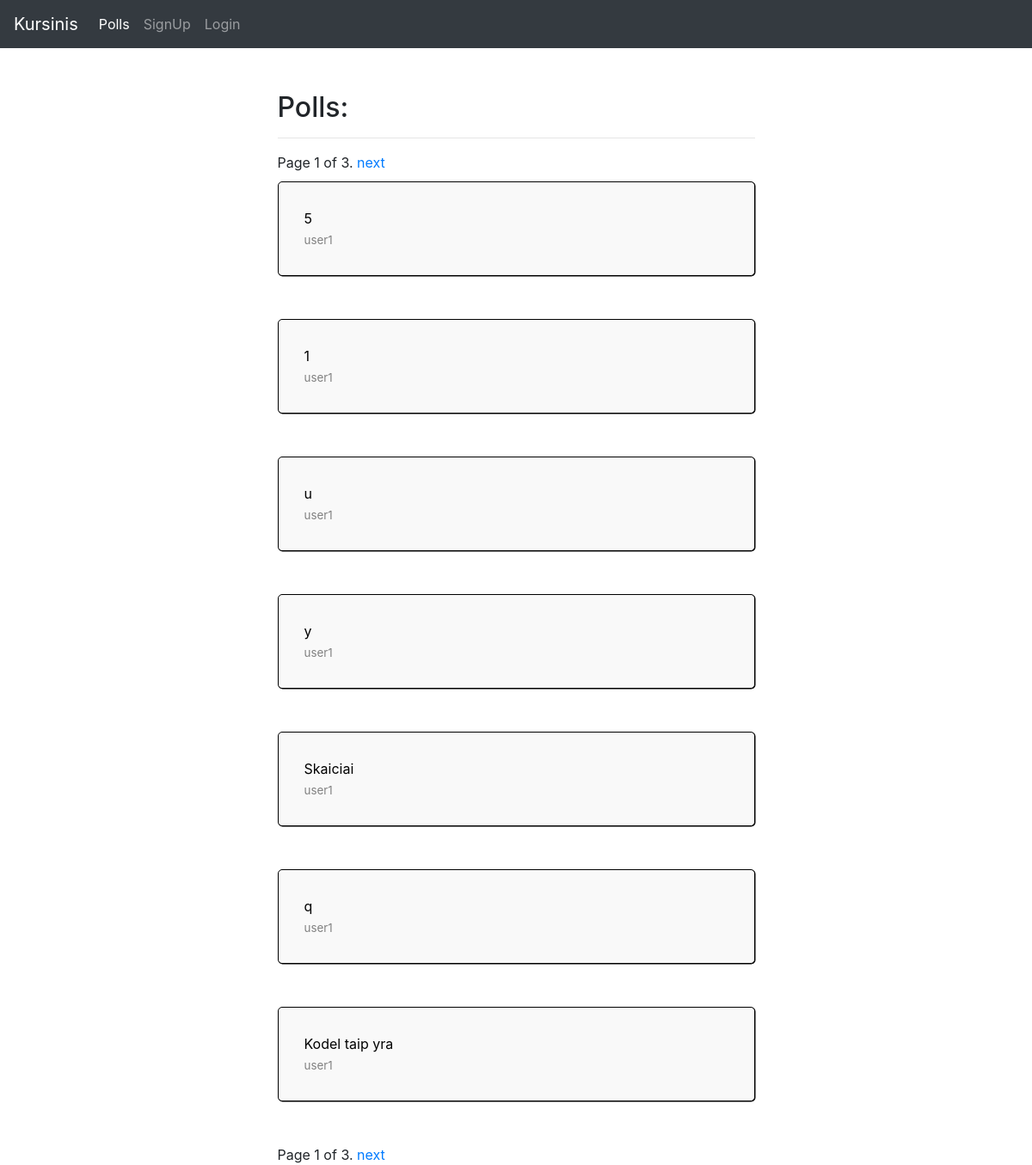
Before: /polls/ with the older database file.
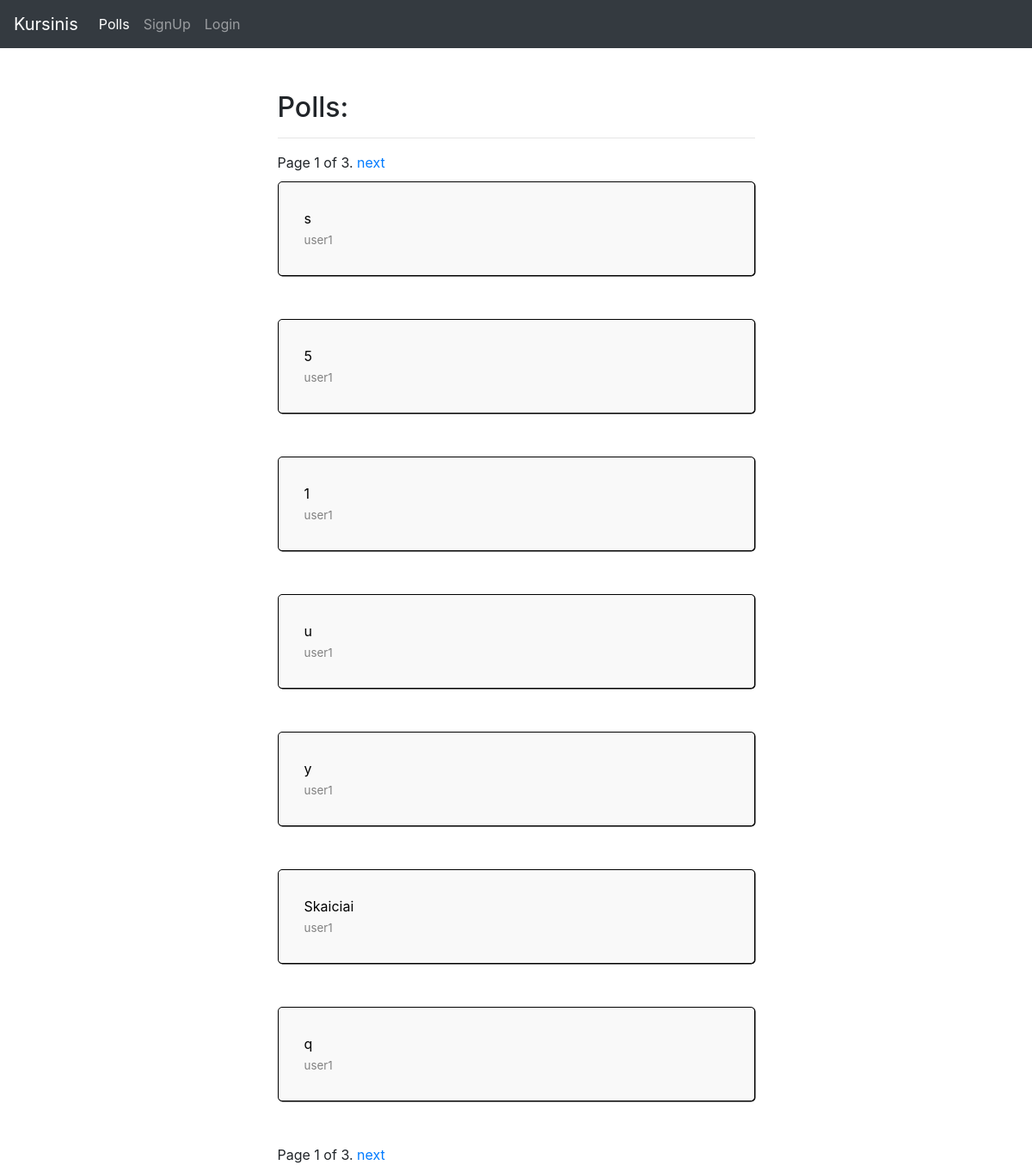
After: the same page with the newer database file.
### polls/models.py (models this page shows, shortened)
class Question(models.Model):
    question_text = models.CharField(max_length=200)
    created_at = models.DateTimeField('date_created_at', auto_now=True)
    user = models.ForeignKey(User, on_delete=models.CASCADE, null=True)
    groups = models.ManyToManyField(Group)

### polls/views.py (the view)
# urls.py: path('polls/', views.PollsView.as_view(), name='polls'),
class PollsView(generic.ListView):
    model = Question
    template_name = 'polls/polls.html'
    context_object_name = 'latest_poll_list'
    paginate_by = 7
    def get_queryset(self):
        if self.request.user.is_authenticated:
            return Question.objects.filter(groups__in=self.request.user.groups.all()).order_by('-created_at')
        else:
            return Question.objects.order_by('-created_at')

### polls/templates/polls/polls.html (shortened to what this page needs)
{% extends "website/base.html" %}
{% block content %}
{% load static %}
<link rel="stylesheet" href="{% static 'polls/style.css' %}" type="text/css">
<div class="col mx-auto">
    <div class="mx-auto col-md-6">
        <h2>Polls:</h2>
        <hr>
    {% if latest_poll_list %}
    {% if is_paginated %}
        <div class="pagination">
            <span class="page-links">
                <span class="page-current">
                    Page {{ page_obj.number }} of {{ page_obj.paginator.num_pages }}.
                </span>
                {% if page_obj.has_next %}
                    <a href="?page={{ page_obj.next_page_number }}">next</a>
                {% endif %}
            </span>
        </div>
{% endif %}
    {% for question in latest_poll_list %}
    <div class="question ">
        <a href="{% url 'polls:detail' question.id %}">
            <div class="question-text">{{ question.question_text }} <br> <span class="question-user-text">{{ question.user }}</span></div>
        </a>
    </div>
    {% endfor %}
    {% if is_paginated %}
        <div class="pagination">
            <span class="page-links">
                <span class="page-current">
                    Page {{ page_obj.number }} of {{ page_obj.paginator.num_pages }}.
                </span>
                {% if page_obj.has_next %}
                    <a href="?page={{ page_obj.next_page_number }}">next</a>
                {% endif %}
            </span>
        </div>
{% endif %}
{% else %}
    <p>No polls are available.</p>
{% endif %}
</div>
</div>
{% endblock %}

### templates/website/base.html (shortened to what this page needs)
<!DOCTYPE html>
<html lang="en">
<head>
    {% load static %}
    <link rel="stylesheet" href="{% static 'bootstrap/css/bootstrap.min.css' %}">
</head>
<body>
<nav class="navbar navbar-expand-lg navbar-dark bg-dark">
  <a class="navbar-brand" href="{% url 'polls:index' %}">Kursinis</a>
  <div class="collapse navbar-collapse" id="navbarNavDropdown">
    <ul class="navbar-nav">
        {% url 'polls:polls' as link %}
      <li class="{% if link  == request.path %}active{% endif %} nav-item ">
        <a  class="  nav-link" href="{% url 'polls:polls' %}">Polls</a>
      </li>
        {% if not user.is_authenticated %}
        {% url 'accounts:signup' as link %}
      <li class="{% if link  == request.path %}active{% endif %} nav-item ">
        <a  class="  nav-link" href="{% url 'accounts:signup' %}">SignUp </a>
      </li>
        {% url 'login' as link %}
      <li class=" {% if link == request.path %}active{% endif %} nav-item ">
        <a class="nav-link" href="/login/">Login</a>
      </li>
        {% endif %}
    </ul>
  </div>
</nav>
<div class="container-fluid ">
    <div class="row">
        {% block content %}
{% endblock %}
    </div>
</div>
</body>
</html>

### polls/static/polls/style.css (style rules this page uses)
h2 { margin-top: 50px; }
.question { border: 1px solid black; border-radius: 5px; margin: 10px 0 50px 0; background: rgb(249, 249, 249); color: black; box-shadow: 0.5px 0.5px; padding: 10px; 0 10px 0; }
.question-text { padding: 20px; }
.question-user-text { color: gray; font-size: smaller; }
.question a { color: black; }

Changed rows visible on the page:
no longer on this page (row unchanged): Question: question_text "Kodel taip yra", user "user1"
added Question: question_text "s", user "user1"
